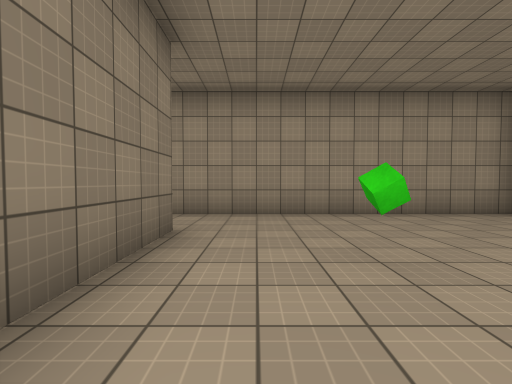
View 1 (above)

24 first-person views from a walk through a Unity game level. The camera is 1.3 m above the floor, tilts 2° down and sees 85° across. The floor is counted in squares, 2 m on a side. Each view is taken from the middle of a square. On the plan, view 1 faces up. The plan holds only what a view shows up to about 9 squares ahead; the rest is blank. The place goes on beyond the plan. The player character is not drawn. Surface patterns are stand-ins for the level's own textures.

View 2
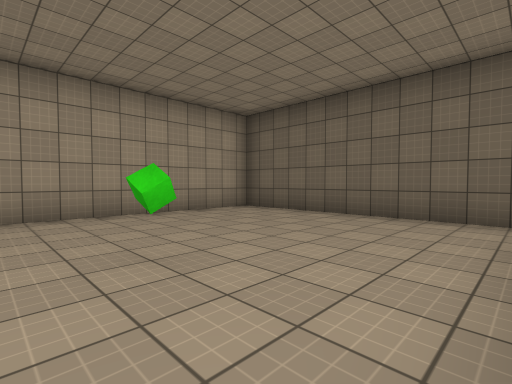

View 3
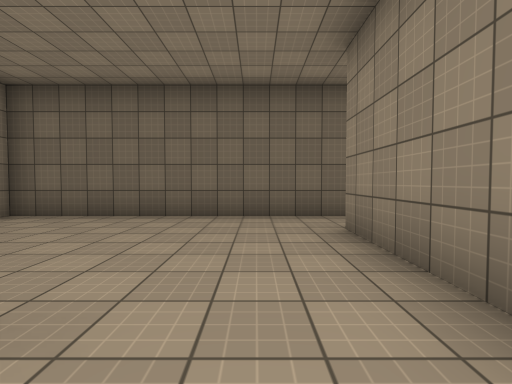

View 4
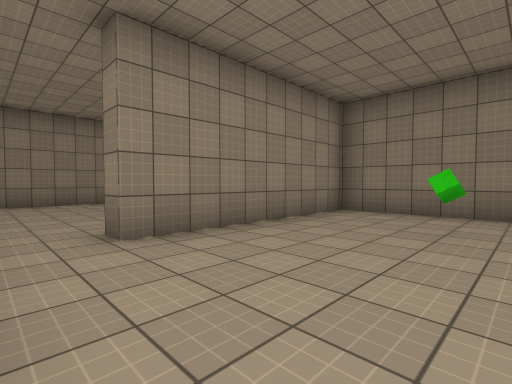

View 5
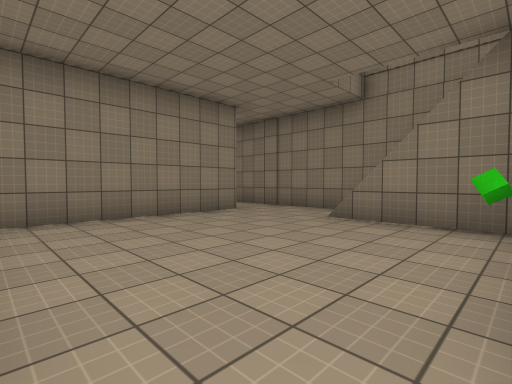

View 6
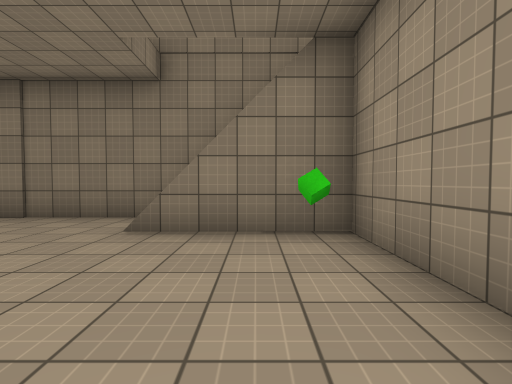

View 7
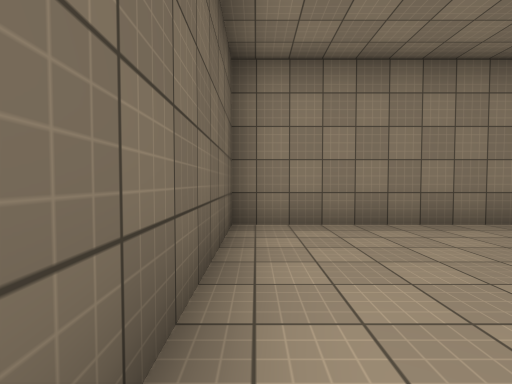

View 8
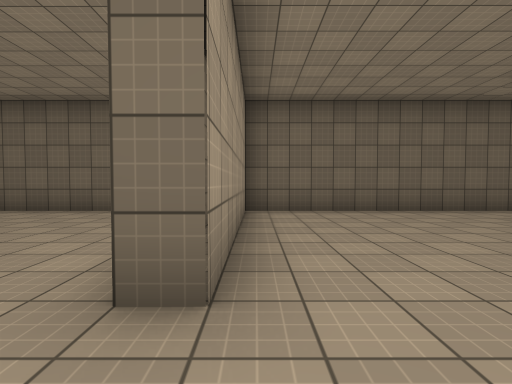

View 9
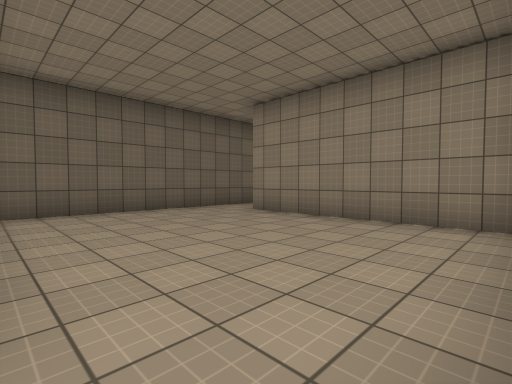

View 10
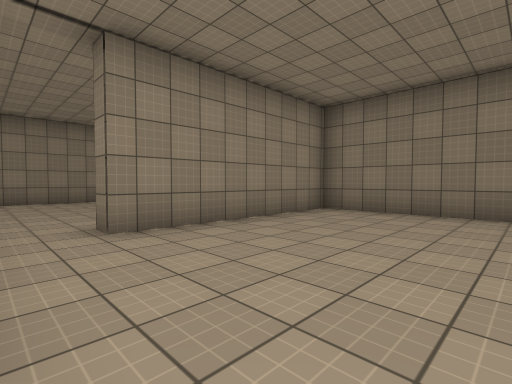

View 11
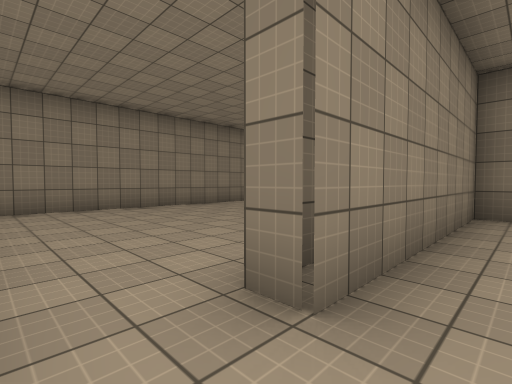

View 12
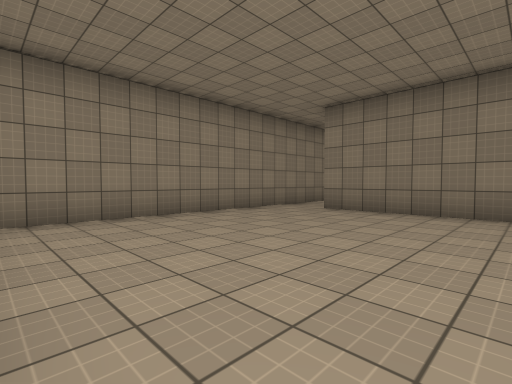

View 13
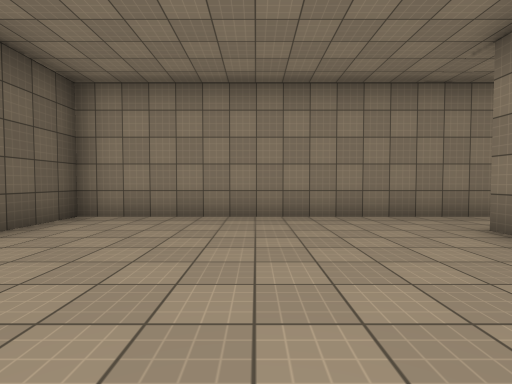

View 14
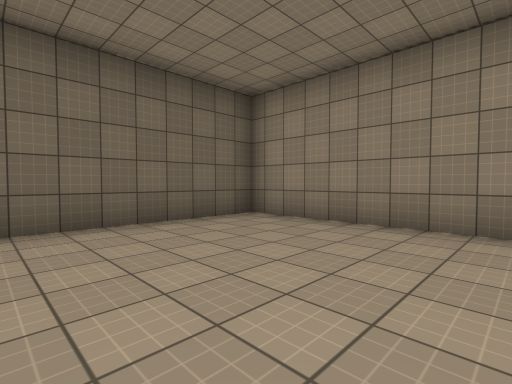

View 15
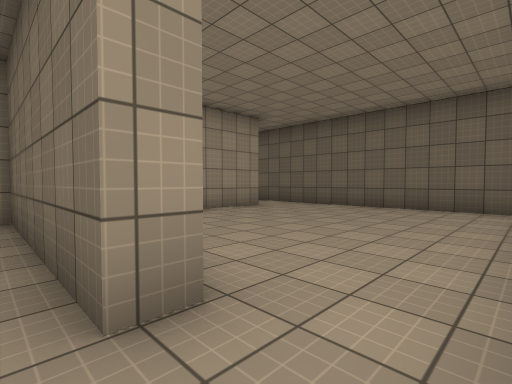

View 16
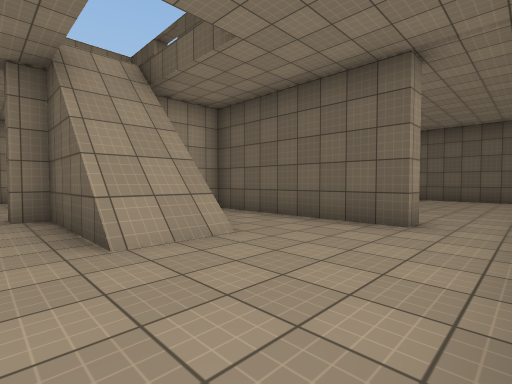

View 17
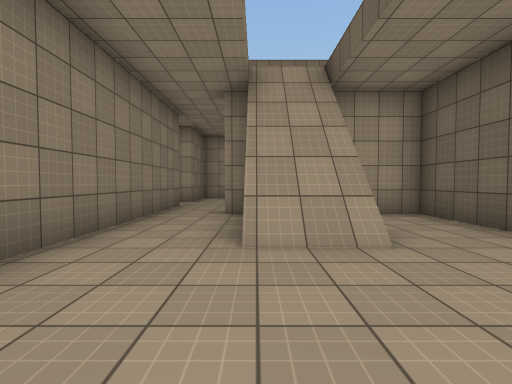

View 18
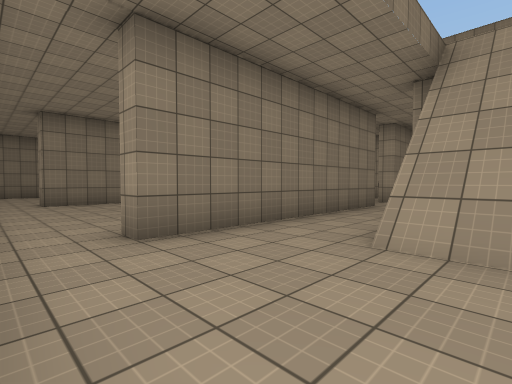

View 19
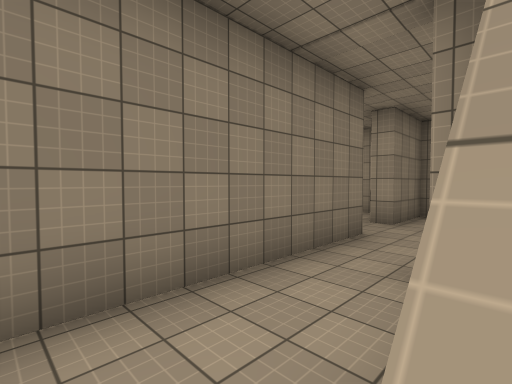

View 20
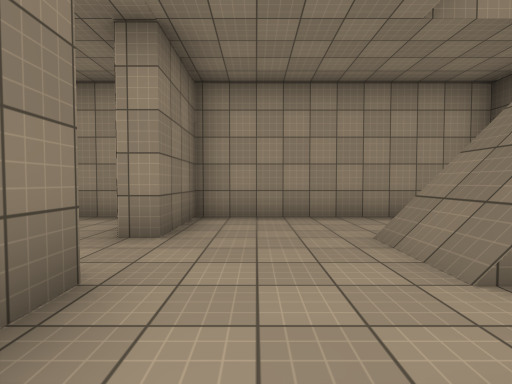

View 21
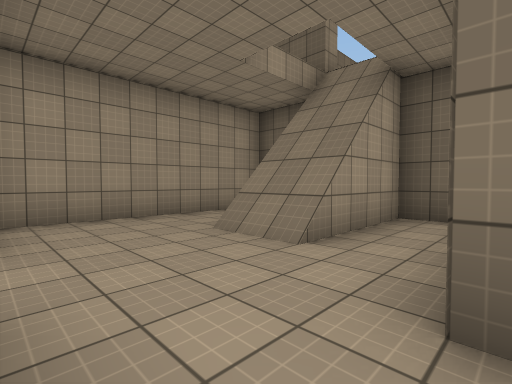

View 22
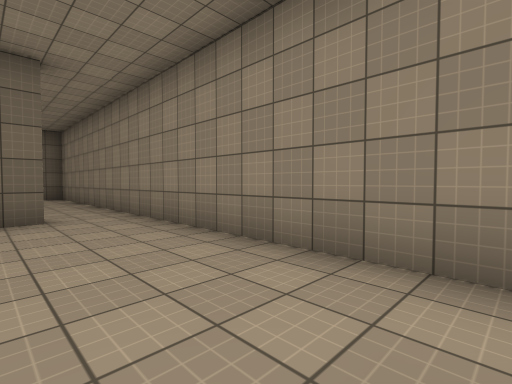

View 23
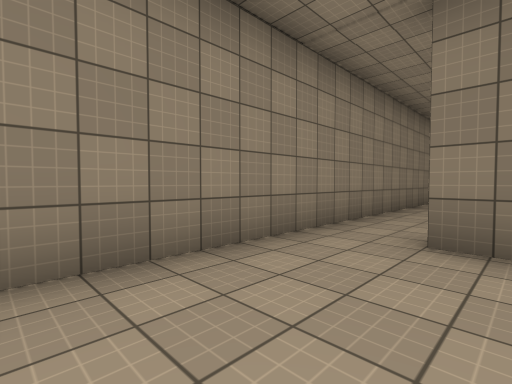

View 24
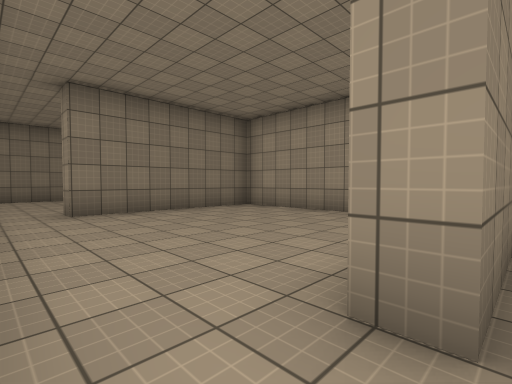

### Floor plan
Key: @ floor where view 1 was taken; # wall or solid block; . main floor; : floor 6 m higher than the main floor; / step, stairs or slope; = window, fence, low wall or low ledge; C green cube.
Columns run from 19 left of view 1 to 6 right of it. Each row starts with its distance up from view 1.
  6                  #########
  5                   .......#
  4                   .......#
  3                  #.......#
  2                  #..C....#
  1                  #.......#
  0                  #/@###..#
 -1                  # /C....#
 -2                  #//.....#
 -3                  #//.....#
 -4                  #.......#
 -5                  #.......#
 -6           ########..######
 -7           .#.....#.......#
 -8           .#.....=.......#
 -9            ....///.......#
-10            ....///.......#
-11            #.....=.......#
-12      #######..:: ######..#
-13      #.....#..//.#.......#
-14      #.....#..//.#.......#
-15      #.....#..//.#.......#
-16   .. #.....#.....#.......#
-17 #........................#
-18    ......................#
-19      #####################

Where each view was taken, in squares from view 1:
view 1: 0 up, 0 right, facing up
view 2: 0 up, 0 right, facing up-right
view 3: 1 up, 0 right, facing right
view 4: 3 up, 5 right, facing down-left
view 5: 1 down, 5 right, facing down-left
view 6: 2 down, 4 right, facing left
view 7: 2 down, 5 right, facing down
view 8: 7 down, 1 left, facing right
view 9: 7 down, 1 left, facing down-right
view 10: 8 down, 5 right, facing down-left
view 11: 11 down, 5 right, facing down-left
view 12: 13 down, 5 right, facing down-left
view 13: 13 down, 2 right, facing down
view 14: 14 down, 1 right, facing down-right
view 15: 18 down, 2 left, facing up-right
view 16: 18 down, 6 left, facing up-right
view 17: 18 down, 5 left, facing up
view 18: 18 down, 4 left, facing up-left
view 19: 15 down, 5 left, facing up-left
view 20: 12 down, 6 left, facing up
view 21: 12 down, 7 left, facing up-right
view 22: 16 down, 7 left, facing down-right
view 23: 16 down, 4 left, facing down-left
view 24: 18 down, 7 left, facing up-left
